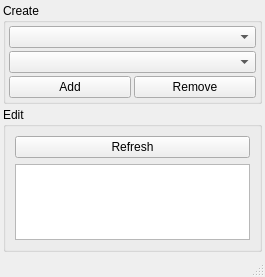
<?xml version="1.0" encoding="UTF-8"?>
<ui version="4.0">
 <class>vrayAttrManager</class>
 <widget class="QMainWindow" name="vrayAttrManager">
  <property name="geometry">
   <rect>
    <x>0</x>
    <y>0</y>
    <width>265</width>
    <height>277</height>
   </rect>
  </property>
  <property name="windowTitle">
   <string>Vray Attribute Manager</string>
  </property>
  <widget class="QWidget" name="vrayAttrManager_widget">
   <layout class="QVBoxLayout" name="verticalLayout_3">
    <property name="spacing">
     <number>3</number>
    </property>
    <property name="leftMargin">
     <number>3</number>
    </property>
    <property name="topMargin">
     <number>3</number>
    </property>
    <property name="rightMargin">
     <number>3</number>
    </property>
    <property name="bottomMargin">
     <number>3</number>
    </property>
    <item>
     <widget class="QGroupBox" name="create_grpBox">
      <property name="title">
       <string>Create</string>
      </property>
      <layout class="QVBoxLayout" name="verticalLayout_2">
       <property name="spacing">
        <number>3</number>
       </property>
       <property name="leftMargin">
        <number>3</number>
       </property>
       <property name="topMargin">
        <number>3</number>
       </property>
       <property name="rightMargin">
        <number>3</number>
       </property>
       <property name="bottomMargin">
        <number>3</number>
       </property>
       <item>
        <layout class="QVBoxLayout" name="manage_layout">
         <item>
          <widget class="QComboBox" name="objType_cbox"/>
         </item>
         <item>
          <widget class="QComboBox" name="attrType_cbox"/>
         </item>
         <item>
          <layout class="QHBoxLayout" name="manage_btn_layout">
           <item>
            <widget class="QPushButton" name="attr_add_btn">
             <property name="text">
              <string>Add</string>
             </property>
            </widget>
           </item>
           <item>
            <widget class="QPushButton" name="attr_remove_btn">
             <property name="text">
              <string>Remove</string>
             </property>
            </widget>
           </item>
          </layout>
         </item>
        </layout>
       </item>
      </layout>
     </widget>
    </item>
    <item>
     <widget class="QGroupBox" name="edit_grpBox">
      <property name="title">
       <string>Edit</string>
      </property>
      <layout class="QVBoxLayout" name="verticalLayout">
       <item>
        <widget class="QPushButton" name="edit_refresh_btn">
         <property name="text">
          <string>Refresh</string>
         </property>
        </widget>
       </item>
       <item>
        <widget class="QListWidget" name="edit_listWidget"/>
       </item>
      </layout>
     </widget>
    </item>
   </layout>
  </widget>
  <widget class="QMenuBar" name="menubar">
   <property name="geometry">
    <rect>
     <x>0</x>
     <y>0</y>
     <width>265</width>
     <height>21</height>
    </rect>
   </property>
  </widget>
  <widget class="QStatusBar" name="statusbar"/>
 </widget>
 <resources/>
 <connections/>
</ui>
